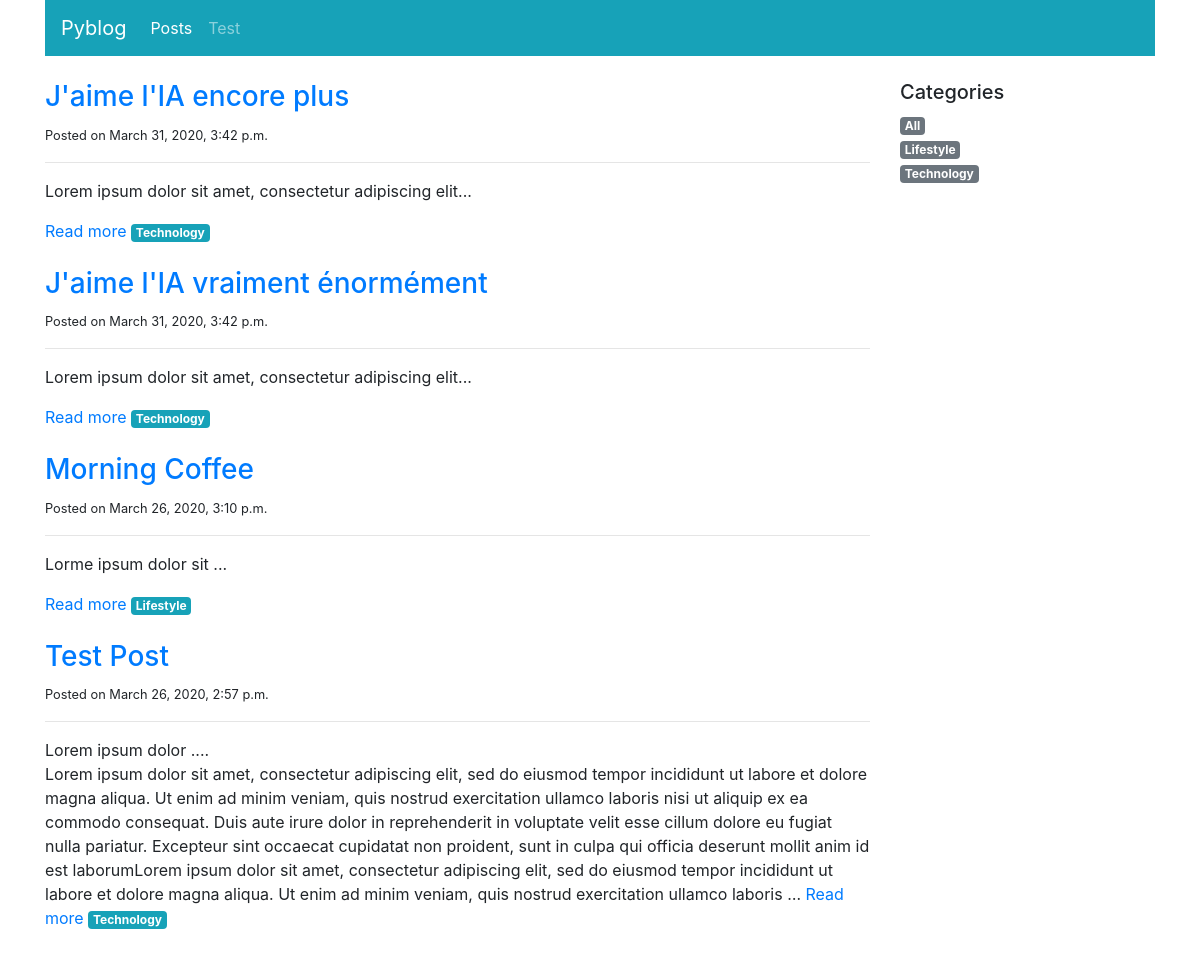
Page /blog/posts/ on the committed database.
### blog/models.py (models this page shows, shortened)
class Post(models.Model):
    title = models.CharField(max_length=100)
    category = models.ForeignKey("PostCategory",
                                 null=True,
                                 blank=True,
                                 on_delete=models.DO_NOTHING)
    published = models.BooleanField(default=False)
    text = models.TextField(blank=True)
    create = models.DateTimeField(auto_now_add=True)

class PostCategory(models.Model):
    name = models.CharField(max_length=50)
    def slug(self):
        return slugify(self.name)

### blog/views.py (the view)
# urls.py: path('posts/', views.post_list, name="home"),
def post_list(request, category_name=model_helpers.post_category_all.slug()):
    category, posts = model_helpers.get_posts_category(category_name)
    categories = model_helpers.get_categories()
    context = {
        "category": category,
        "posts": posts,
        "categories": categories,
        "navigation_items": navigation.navigation_items(navigation.NAV_POSTS),
    }
    return render(request, "blog/post_list.html", context)

### blog/model_helpers.py (called while the page is built, shortened)
def get_posts_category(category_name):
    posts = Post.objects.filter(published=True)
    if category_name == post_category_all.slug():
        category = post_category_all
    posts = posts.order_by("-create")
    return category, posts

def get_categories():
    categories = list(PostCategory.objects.all().order_by("name"))
    categories.insert(0, post_category_all)
    return categories

### blog/navigation.py (called while the page is built)
def navigation_items(selected_item):
    items = []
    for name, url in NAV_ITEMS:
        items.append(
            {'name': name,
             'url': url,
             'active': True if selected_item == name else False,
             }
        )
    return items

### blog/templates/blog/post_list.html (shortened to what this page needs)
{% extends 'base.html' %}
{% block content %}
<div class="col-sm-9">
    {% for i in posts %}
    <div class="mb-4">
        <h3><a href="{% url 'post-detail' i.pk %}">{{i.title}}</a></h3>
        <small>Posted on {{i.create}}</small>
        <hr>
        <p class="text-muted">
            {{i.text|linebreaks|safe|truncatewords:100}}
            <a href="{% url 'post-detail' i.pk %}">Read more</a>
            <a href="{% url 'post-list' i.category.slug %}" class="badge badge-info">
                {{i.category.name|capfirst}}
            </a>
        </p>
    </div>
    {% empty %}
    <div class="text-center">
        <p class="display-1"> :'( </p>
        <h3 class="mt-4">The category <span class="badge badge-info">{{category}}</span> does not exist !</h3>
    </div>
    {% endfor %}
</div>
<div class="col-sm-3">
    <h5>Categories</h5>
    <ul class="list-unstyled">
        {% for i in categories %}
        <li><a href="{% url 'post-list' i.slug %}" class="badge badge-secondary">{{i.name|capfirst}}</a></li>
        {% endfor %}
    </ul>
</div>
{% endblock content %}

### rows in the picture
Post: title "J'aime l'IA encore plus", create "March 31, 2020, 3:42 p.m.", text "Lorem ipsum dolor sit amet, consectetur adipiscing elit...", category.name "Technology"
Post: title "J'aime l'IA vraiment énormément", create "March 31, 2020, 3:42 p.m.", text "Lorem ipsum dolor sit amet, consectetur adipiscing elit...", category.name "Technology"
Post: title "Morning Coffee", create "March 26, 2020, 3:10 p.m.", text "Lorme ipsum dolor sit ...", category.name "Lifestyle"
Post: title "Test Post", create "March 26, 2020, 2:57 p.m.", text "Lorem ipsum dolor .... Lorem ipsum dolor sit amet, consectetur adipiscing elit, sed do eiusmod tempor incididunt ut labore et dolore magna aliqua. Ut enim ad minim veniam, quis nostrud exercitation ullamco laboris nisi ut aliquip ex ea commodo consequat. Duis aute irure dolor in reprehenderit in voluptate velit esse cillum dolore eu fugiat nulla pariatur. Excepteur sint occaecat cupidatat non proident, sunt in culpa qui officia deserunt mollit anim id est laborumLorem ipsum dolor sit amet, consectetur adipiscing elit, sed do eiusmod tempor incididunt ut labore et dolore magna aliqua. Ut enim ad minim veniam, quis nostrud exercitation ullamco laboris …", category.name "Technology"
PostCategory: name "Lifestyle"
PostCategory: name "Technology"

### other values in the picture
{{ i.name }} "Posts" "Test"
{{ i.name|capfirst }} "All"
